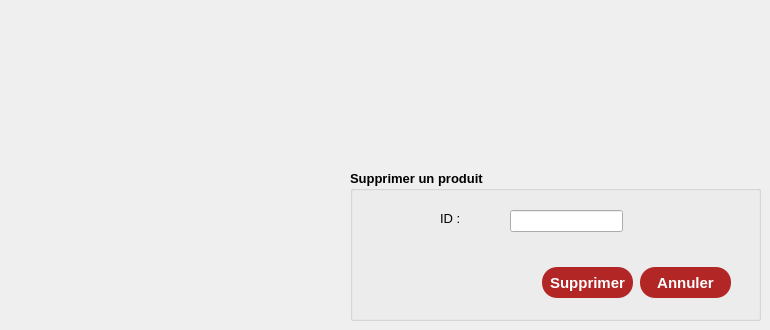
    <widget class="QWidget" name="tab_7">
     <attribute name="title">
      <string>Supprimer</string>
     </attribute>
     <widget class="QGroupBox" name="groupBox_7">
      <property name="geometry">
       <rect>
        <x>350</x>
        <y>170</y>
        <width>411</width>
        <height>151</height>
       </rect>
      </property>
      <property name="font">
       <font>
        <pointsize>10</pointsize>
        <weight>75</weight>
        <bold>true</bold>
       </font>
      </property>
      <property name="title">
       <string>Supprimer un produit</string>
      </property>
      <widget class="QLabel" name="label_25">
       <property name="geometry">
        <rect>
         <x>90</x>
         <y>40</y>
         <width>56</width>
         <height>16</height>
        </rect>
       </property>
       <property name="font">
        <font>
         <weight>50</weight>
         <bold>false</bold>
        </font>
       </property>
       <property name="text">
        <string>ID :</string>
       </property>
      </widget>
      <widget class="QLineEdit" name="le_ID_supp">
       <property name="geometry">
        <rect>
         <x>160</x>
         <y>40</y>
         <width>113</width>
         <height>22</height>
        </rect>
       </property>
      </widget>
      <widget class="QPushButton" name="Annuler_3">
       <property name="geometry">
        <rect>
         <x>290</x>
         <y>97</y>
         <width>91</width>
         <height>31</height>
        </rect>
       </property>
       <property name="font">
        <font>
         <family>Arial</family>
         <pointsize>-1</pointsize>
         <weight>75</weight>
         <bold>true</bold>
        </font>
       </property>
       <property name="styleSheet">
        <string notr="true">QPushButton {
color: #fff;
background:#b22626;
border-radius: 15px;
font-size:15px;
font-family:Arial, Helvetica, sans-serif;
}
QPushButton:hover {
color:#fff;
border:15px;
background:#6a1616;
}</string>
       </property>
       <property name="text">
        <string>Annuler</string>
       </property>
      </widget>
      <widget class="QPushButton" name="supprimer">
       <property name="geometry">
        <rect>
         <x>192</x>
         <y>97</y>
         <width>91</width>
         <height>31</height>
        </rect>
       </property>
       <property name="font">
        <font>
         <family>Arial</family>
         <pointsize>-1</pointsize>
         <weight>75</weight>
         <bold>true</bold>
        </font>
       </property>
       <property name="styleSheet">
        <string notr="true">QPushButton {
color: #fff;
background:#b22626;
border-radius: 15px;
font-size:15px;
font-family:Arial, Helvetica, sans-serif;
}
QPushButton:hover {
color:#fff;
border:15px;
background:#6a1616;
}</string>
       </property>
       <property name="text">
        <string>Supprimer</string>
       </property>
      </widget>
     </widget>
     <widget class="QLabel" name="image_4">
      <property name="geometry">
       <rect>
        <x>120</x>
        <y>170</y>
        <width>231</width>
        <height>151</height>
       </rect>
      </property>
      <property name="whatsThis">
       <string>&lt;!DOCTYPE HTML PUBLIC &quot;-//W3C//DTD HTML 4.0//EN&quot; &quot;http://www.w3.org/TR/REC-html40/strict.dtd&quot;&gt;
&lt;html&gt;&lt;head&gt;&lt;meta name=&quot;qrichtext&quot; content=&quot;1&quot; /&gt;&lt;style type=&quot;text/css&quot;&gt;
p, li { white-space: pre-wrap; }
&lt;/style&gt;&lt;/head&gt;&lt;body style=&quot; font-family:'MS Shell Dlg 2'; font-size:8pt; font-weight:600; font-style:normal;&quot;&gt;
&lt;p style=&quot;-qt-paragraph-type:empty; margin-top:0px; margin-bottom:0px; margin-left:0px; margin-right:0px; -qt-block-indent:0; text-indent:0px;&quot;&gt;&lt;br /&gt;&lt;/p&gt;&lt;/body&gt;&lt;/html&gt;</string>
      </property>
      <property name="styleSheet">
       <string notr="true"/>
      </property>
      <property name="text">
       <string/>
      </property>
     </widget>
    </widget>
